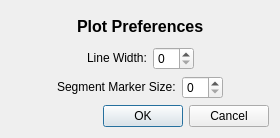
<?xml version="1.0" encoding="UTF-8"?>
<ui version="4.0">
 <class>SlicePlotPreferencesClass</class>
 <widget class="QDialog" name="SlicePlotPreferencesClass">
  <property name="geometry">
   <rect>
    <x>0</x>
    <y>0</y>
    <width>280</width>
    <height>138</height>
   </rect>
  </property>
  <property name="windowTitle">
   <string>PlotPreferences</string>
  </property>
  <layout class="QVBoxLayout" name="verticalLayout">
   <item>
    <layout class="QHBoxLayout" name="horizontalLayout">
     <item>
      <spacer name="horizontalSpacer">
       <property name="orientation">
        <enum>Qt::Horizontal</enum>
       </property>
       <property name="sizeHint" stdset="0">
        <size>
         <width>40</width>
         <height>20</height>
        </size>
       </property>
      </spacer>
     </item>
     <item>
      <widget class="QLabel" name="label_3">
       <property name="font">
        <font>
         <pointsize>12</pointsize>
         <weight>75</weight>
         <bold>true</bold>
        </font>
       </property>
       <property name="text">
        <string>Plot Preferences</string>
       </property>
      </widget>
     </item>
     <item>
      <spacer name="horizontalSpacer_2">
       <property name="orientation">
        <enum>Qt::Horizontal</enum>
       </property>
       <property name="sizeHint" stdset="0">
        <size>
         <width>40</width>
         <height>20</height>
        </size>
       </property>
      </spacer>
     </item>
    </layout>
   </item>
   <item>
    <layout class="QHBoxLayout" name="horizontalLayout_2">
     <item>
      <spacer name="horizontalSpacer_3">
       <property name="orientation">
        <enum>Qt::Horizontal</enum>
       </property>
       <property name="sizeHint" stdset="0">
        <size>
         <width>40</width>
         <height>20</height>
        </size>
       </property>
      </spacer>
     </item>
     <item>
      <widget class="QLabel" name="label">
       <property name="text">
        <string>&lt;font color='black'&gt;Line Width:&lt;/font&gt;</string>
       </property>
      </widget>
     </item>
     <item>
      <widget class="QSpinBox" name="lineWidthSpinBox"/>
     </item>
     <item>
      <spacer name="horizontalSpacer_4">
       <property name="orientation">
        <enum>Qt::Horizontal</enum>
       </property>
       <property name="sizeHint" stdset="0">
        <size>
         <width>40</width>
         <height>20</height>
        </size>
       </property>
      </spacer>
     </item>
    </layout>
   </item>
   <item>
    <layout class="QHBoxLayout" name="horizontalLayout_3">
     <item>
      <spacer name="horizontalSpacer_5">
       <property name="orientation">
        <enum>Qt::Horizontal</enum>
       </property>
       <property name="sizeHint" stdset="0">
        <size>
         <width>13</width>
         <height>20</height>
        </size>
       </property>
      </spacer>
     </item>
     <item>
      <widget class="QLabel" name="label_2">
       <property name="text">
        <string>&lt;font color='black'&gt;Segment Marker Size:&lt;/font&gt;</string>
       </property>
      </widget>
     </item>
     <item>
      <widget class="QSpinBox" name="segmentMarkerSpinBox"/>
     </item>
     <item>
      <spacer name="horizontalSpacer_6">
       <property name="orientation">
        <enum>Qt::Horizontal</enum>
       </property>
       <property name="sizeHint" stdset="0">
        <size>
         <width>18</width>
         <height>20</height>
        </size>
       </property>
      </spacer>
     </item>
    </layout>
   </item>
   <item>
    <layout class="QHBoxLayout" name="horizontalLayout_4">
     <item>
      <spacer name="horizontalSpacer_7">
       <property name="orientation">
        <enum>Qt::Horizontal</enum>
       </property>
       <property name="sizeHint" stdset="0">
        <size>
         <width>40</width>
         <height>20</height>
        </size>
       </property>
      </spacer>
     </item>
     <item>
      <widget class="QPushButton" name="okButton">
       <property name="text">
        <string>OK</string>
       </property>
      </widget>
     </item>
     <item>
      <widget class="QPushButton" name="cancelButton">
       <property name="text">
        <string>Cancel</string>
       </property>
      </widget>
     </item>
    </layout>
   </item>
  </layout>
 </widget>
 <layoutdefault spacing="6" margin="11"/>
 <resources/>
 <connections/>
</ui>
